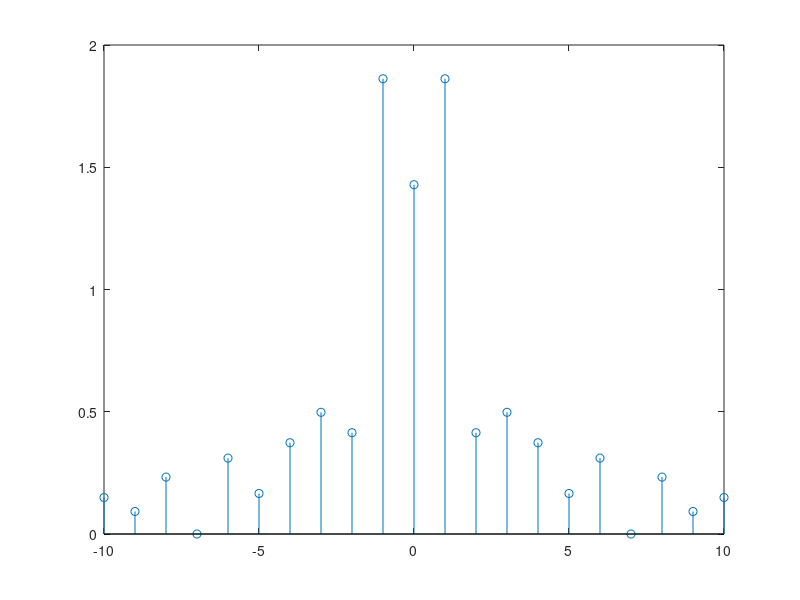

Write MATLAB code to recreate this figure.
nneg=-10:-1;
npos=1:10;
Fnneg=(1./(j*nneg*pi)).*(-3*exp(-j*nneg*6*pi/7) ...
+2*exp(j*nneg*2*pi/7)+exp(-j*nneg*12*pi/7));
Fnpos=(1./(j*npos*pi)).*(-3*exp(-j*npos*6*pi/7) ...
+2*exp(j*npos*2*pi/7)+exp(-j*npos*12*pi/7));
F0=10/7;
n=[nneg, 0, npos];
Fn=[Fnneg, F0, Fnpos];
stem(n, abs(Fn))
